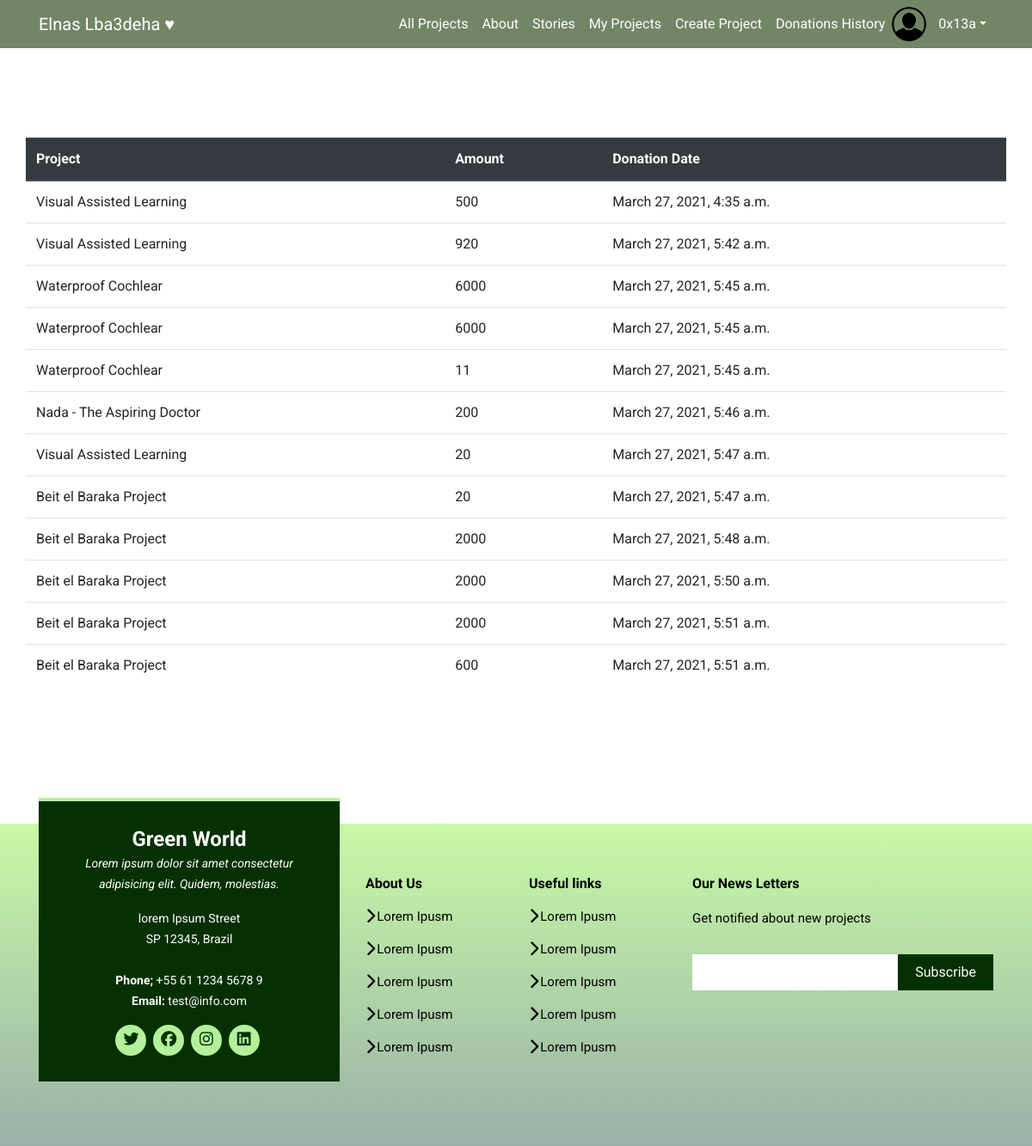
Page /my_donations/ (signed in) on the committed database.
### project/models.py (models this page shows, shortened)
class UserDonationProject(models.Model):
    donation = models.ForeignKey(Donation, on_delete=models.CASCADE)
    user = models.ForeignKey(acc_models.ECFUser, on_delete=models.CASCADE)
    project = models.ForeignKey(Project, on_delete=models.CASCADE)

class Project(models.Model):
    title = models.CharField(max_length=50)
    category = models.ForeignKey(Category, on_delete=models.CASCADE)
    details = models.TextField()
    start_time = models.DateTimeField()
    end_time = models.DateTimeField()
    target = models.PositiveSmallIntegerField()
    reached = models.PositiveSmallIntegerField(default=0)
    rate = models.SmallIntegerField(validators=[
        MaxValueValidator(5),
        MinValueValidator(0)
    ],
        null=True, blank=True, default=0)
    rates_number = models.PositiveIntegerField(default=0)
    def __str__(self):
        return self.title

class Donation(models.Model):
    amount = models.PositiveSmallIntegerField()
    date = models.DateTimeField(auto_now_add=True)
    def __str__(self):
        return str(self.amount)

### project/views.py (the view)
# urls.py: path('my_donations/', views.my_donations, name='my_donations'),
@login_required
def my_donations(request):
    ecf_user = acc_models.ECFUser.objects.get(user=(request.user))
    user_donations = ecf_user.userdonationproject_set.all()
    return render(request, 'project/donations.html', {'dons': user_donations})

### project/templates/project/donations.html (shortened to what this page needs)
{% extends 'project/base.html' %}
{% block content %}
<table class='table container' id='myd'>
    <thead class="thead-dark">
        <tr>
            <th>Project</th>
            <th>Amount</th>
            <th>Donation Date</th>
        </tr>
    </thead>
    <tbody>
        {% for don in dons %}
        <tr>
            <td>{{don.project}}</td>
            <td>{{don.donation}}</td>
            <td>{{don.donation.date}}</td>
        </tr>
        {% endfor %}
    </tbody>
</table>
{% endblock content %}

### project/templates/project/base.html (shortened to what this page needs)
{% load static %}
<!doctype html>
<html lang="en">
<head>
    <link rel="stylesheet" href="https://stackpath.bootstrapcdn.com/bootstrap/4.3.1/css/bootstrap.min.css"
>
    <link rel="stylesheet" href="{% static 'css/base.css' %}">
    <link rel="stylesheet" href="https://cdnjs.cloudflare.com/ajax/libs/animate.css/4.0.0/animate.min.css" />
</head>
<body>
    <nav class="navbar navbar-expand-lg navbar-light nav-bg fixed-top py-2" id="mainNav">
        <div class="container">
            <a class="navbar-brand text-white" href="{% url 'project:home' %}">Elnas Lba3deha ♥</a>
            <div class="collapse navbar-collapse" id="myNavbar">
                <ul class="navbar-nav ml-auto my-2 my-lg-0">
                    <li class="nav-item"><a class="nav-link" href="{% url 'project:projects_list' %}">All Projects</a>
                    </li>
                    <li class="nav-item"><a class="nav-link" href="#">About</a></li>
                    <li class="nav-item"><a class="nav-link" href="#">
                            Stories
                        </a></li>
                    {% if user.is_authenticated %}
                    <li class="nav-item"><a class="nav-link" href="{% url 'project:my_projects' %}"> My Projects</a>
                    </li>
                    <li class="nav-item"><a class="nav-link" href="{% url 'project:create_project'%}">Create Project</a>
                    </li>
                    <li class="nav-item"><a class="nav-link" href="{% url 'project:my_donations' %}">Donations
                            History</a></li>
                    <div class="collapse navbar-collapse" id="mainMenu">
                        <ul class="navbar-nav ml-auto">
                            <li class='nav-item' style='padding:0;width:46px;'> <a class='nav-link' style="padding: 0;"
                                    href=""><img id='account-picture' src="{% if project_owner.profile_pic %}
                                    {{ project_owner.profile_pic.url }}
                                    {% else%}
                                    {% static 'imgs/avatar.png' %}
                                    {%endif%}" style='margin:0;border-radius:50%' width="40" height="40"></a></li>
                            <li class="nav-item dropdown">
                                <a class="nav-link dropdown-toggle" href="#" id="userMenu" data-toggle="dropdown"
                                    aria-haspopup="true" aria-expanded="false">
                                    {{ user.username }}</a>
                            </li>
                            {%endif%}
                        </ul>
                    </div>
            </div>
    </nav>
    {% block content%}{%endblock%}
    <footer class="footer mt-5">
        <div class="footer-top">
            <div class="container">
                <div class="row">
                    <div class="col-lg-4 col-md-6">
                        <div class="footer-des">
                            <h3>Green World</h3>
                            <p class="pb-3">
                                <em>Lorem ipsum dolor sit amet consectetur adipisicing elit. Quidem, molestias.</em>
                            </p>
                            <p>lorem Ipsum Street <br>
                                SP 12345, Brazil <br><br><strong>
                                    Phone;
                                </strong>
                                +55 61 1234 5678 9<br>
                                <strong>
                                    Email:
                                </strong>
                                test@info.com<br>
                            </p>
                            <div class="social-links mt-3">
                                <a href=""><i class="fab fa-twitter">
                                    </i></a>
                                <a href=""><i class="fab fa-facebook">
                                    </i></a>
                                <a href=""><i class="fab fa-instagram">
                                    </i></a>
                                <a href=""><i class="fab fa-linkedin">
                                    </i></a>
                            </div>
                        </div>
                    </div>
                    <div class="col-lg-2 col-md-6 footer-links">
                        <h4>About Us</h4>
                        <ul>
                            <li>
                                <i class="fas fa-chevron-right"></i>
                                <a href="">Lorem Ipusm</a>
                            </li>
                            <li>
                                <i class="fas fa-chevron-right"></i>
                                <a href="">Lorem Ipusm</a>
                            </li>
                            <li>
                                <i class="fas fa-chevron-right"></i>
                                <a href="">Lorem Ipusm</a>
                            </li>
                            <li>
                                <i class="fas fa-chevron-right"></i>
                                <a href="">Lorem Ipusm</a>
                            </li>
                            <li>
                                <i class="fas fa-chevron-right"></i>
                                <a href="">Lorem Ipusm</a>
                            </li>
                        </ul>
                    </div>
                    <div class="col-lg-2 col-md-6 footer-links">
                        <h4>Useful links</h4>
                        <ul>
                            <li>
                                <i class="fas fa-chevron-right"></i>
                                <a href="">Lorem Ipusm</a>
                            </li>
                            <li>
                                <i class="fas fa-chevron-right"></i>
                                <a href="">Lorem Ipusm</a>
                            </li>
                            <li>
                                <i class="fas fa-chevron-right"></i>
                                <a href="">Lorem Ipusm</a>
                            </li>
                            <li>
                                <i class="fas fa-chevron-right"></i>
                                <a href="">Lorem Ipusm</a>
                            </li>
                            <li>
                                <i class="fas fa-chevron-right"></i>
                                <a href="">Lorem Ipusm</a>
                            </li>
                        </ul>
                    </div>
                    <div class="col-lg-4 col-md-6 footer-newsletter">
                        <h4>Our News Letters</h4>
                        <p>Get notified about new projects</p>
                        <form>
                            <input type="email" name="email">
                            <input type="submit" value="Subscribe">
                        </form>
                    </div>
                </div>
            </div>
        </div>
    </footer>
</body>
</html>

### project/static/css/base.css (style rules this page uses)
* { margin: 0; padding: 0; box-sizing: border-box; }
body { font-family: "Roboto", sans-serif; }
.nav-bg { background: rgba(20, 54, 1, 0.6); }
.navbar-nav .nav-link { color: #fff !important; }
.footer { background: linear-gradient(rgba(162, 247, 106, 0.6), rgba(0, 59, 37, 0.4)); padding: 0 0 30px 0; color: #000; font-size: 15px; }
.footer .footer-top { padding: 60px 0 30px 0; }
.footer .footer-top .footer-des { margin-top: -90px; margin-bottom: 15px; background: #053001; color: #fff; border-top: 4px solid #b3f19b; text-align: center; padding: 30px 20px; }
.footer .footer-top .footer-des h3 { font-size: 24px; margin: 0 0 2px 0; padding: 2px 0 2px 0; line-height: 1; font-weight: bold; }
.footer .footer-top .footer-des p { font-size: 14px; line-height: 24px; margin-bottom: 0; }
.footer .footer-top .social-links a { font-size: 18px; display: inline-block; background: #b3f19b; color: #053001; line-height: 1; padding: 8px 0; margin-right: 4px; border-radius: 50%; text-align: center; width: 36px; height: 36px; transition: 0.3s; }
.footer .footer-top h4 { font-size: 16px; font-weight: bold; color: #000; position: relative; padding-bottom: 12px; }
.footer .footer-top .footer-links { margin-bottom: 30px; }
.footer .footer-top .footer-links ul { list-style: none; padding: 0; margin: 0; }
.footer .footer-top .footer-links ul i { padding-right: 2px; color: #000; font-size: 18px; line-height: 1; }
.footer .footer-top .footer-links ul li { padding: 10px 0; display: flex; align-items: center; }
.footer .footer-top .footer-links ul li:first-child { padding-top: 0; }
.footer .footer-top .footer-links ul a { color: #000; transition: 0.3s; display: inline-block; line-height: 1; }
.footer .footer-top .footer-newsletter form { margin-top: 30px; background: #fff; padding: 6px 10px; position: relative; border-radius: 4; }
.footer .footer-top .footer-newsletter form input[type="email"] { border: 0; padding: 4px; width: calc(100% - 110px); }
.footer .footer-top .footer-newsletter form input[type="submit"] { position: absolute; top: 0; right: 0; bottom: 0; border: 0; background: none; font-size: 16px; padding: 0 20px; background: #053001; color: #fff; transition: 0.3s; border-radius: 4; }

### project/templates/project/donations.html (style rules this page uses)
#myd { margin-top:10rem; margin-bottom: 10rem; }

### rows in the picture
UserDonationProject: project "Visual Assisted Learning", donation "500", donation "March 27, 2021, 4:35 a.m."
UserDonationProject: project "Visual Assisted Learning", donation "920", donation "March 27, 2021, 5:42 a.m."
UserDonationProject: project "Waterproof Cochlear", donation "6000", donation "March 27, 2021, 5:45 a.m."
UserDonationProject: project "Waterproof Cochlear", donation "6000", donation "March 27, 2021, 5:45 a.m."
UserDonationProject: project "Waterproof Cochlear", donation "11", donation "March 27, 2021, 5:45 a.m."
UserDonationProject: project "Nada - The Aspiring Doctor", donation "200", donation "March 27, 2021, 5:46 a.m."
UserDonationProject: project "Visual Assisted Learning", donation "20", donation "March 27, 2021, 5:47 a.m."
UserDonationProject: project "Beit el Baraka Project", donation "20", donation "March 27, 2021, 5:47 a.m."
UserDonationProject: project "Beit el Baraka Project", donation "2000", donation "March 27, 2021, 5:48 a.m."
UserDonationProject: project "Beit el Baraka Project", donation "2000", donation "March 27, 2021, 5:50 a.m."
UserDonationProject: project "Beit el Baraka Project", donation "2000", donation "March 27, 2021, 5:51 a.m."
UserDonationProject: project "Beit el Baraka Project", donation "600", donation "March 27, 2021, 5:51 a.m."

### other values in the picture
{{ user.username }} "0x13a"
